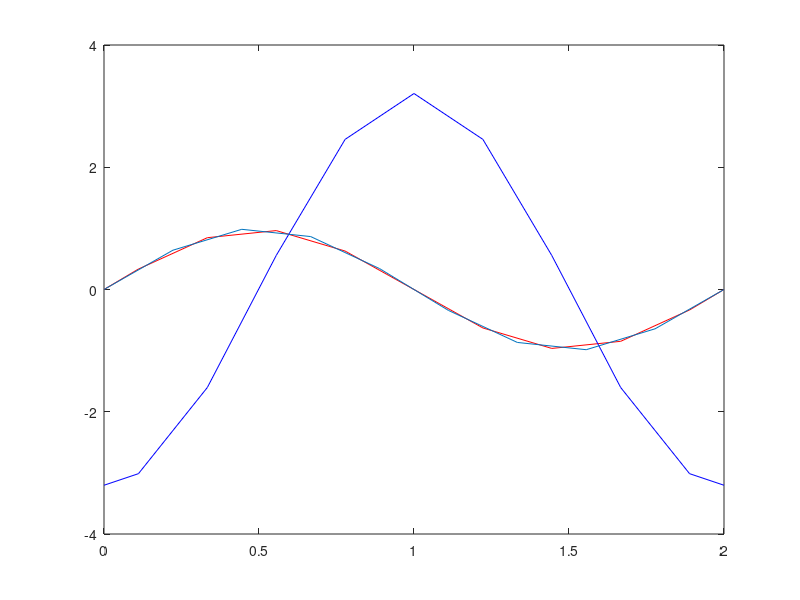

The MATLAB source for this figure:
% clear;
% clc;
hold off;

f = @(x) pi*pi*sin(pi*x);
u_eksakt = @(x) sin(pi*x);

X = 2;
N = 10;
x_val = linspace(0,X,N);
dx = x_val(2)-x_val(1);

% x_ny for mean value of edge-potential
count = 0;
for i = 2:N
    x_ny(i) = dx*(0.5 + count);
    count = count + 1;
end
x_ny(1) = 0;
x_ny(N+1) = x_ny(N)+0.5*dx;

A = -1;
B = 2;

A = diag(A*ones(1,N-3),1) + diag(B*ones(1,N-2)) + diag(A*ones(1,N-3),-1);

b = zeros(N,1);
X = zeros(N,1);


for i = 1:N
    b(i) = dx^2 * f(x_val(i));
end

b(1) = 0;
b(N) = 0;

u(2:N-1) = A\b(2:N-1); % Matrisen er kun gyldig for ikke-randpunktene
u(1) = 0;
u(N) = 0;

% Creates a v-vector with average values of u between cells
for i = 2:N
    v(i) = (u(i-1)+u(i))/2;
end
v(1) = 0;
v(N+1) = 0; 

plot(x_ny,v,'r')
hold on
% Calculating and plotting q
% k = 1 is a kind constant. In heat transfer situations, higher k will mean
% higher transport of heat or something.
k = 1; 
for i = 2:N
   q(i) = -k * (u(i) - u(i-1))/dx;
end

q(1) = q(2) + pi*cos(pi*dx*0.5)-pi;

%NBNBNB JUKS KANSKJE
q(N+1) = q(1);

plot(x_ny,q,'b')
hold on

plot(x_val,u_eksakt(x_val))
% Calculating the "energy error interval"
error_grad_greier = 0;

for i = 1:N
    
   b_i0 = q(i+1); 
   b_i1 = (q(i+1)-q(i))/dx;
   a_i1 = (v(i+1)-v(i))/dx;
   if i == 1
       dX = 0.5*dx;
   elseif i == N 
       dX = 0.5*dx;    
   else 
       dX = dx;
   end  
   error_grad_greier(i) = dX*(1/k)*((b_i0 + k*a_i1)^2 + ... 
   + b_i1*dX*(b_i0 + k*a_i1) * (dX^2)/3 * b_i1^2);
end





